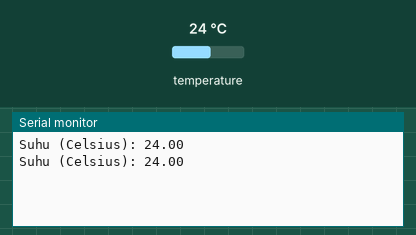
This sketch was run on a simulated Arduino Uno, built with avr-gcc and run on an emulated ATmega328P. On the bench: the last lines printed to the serial monitor. The test bench sets the inputs (shaded band); at power-on: temperature 24 °C.

Above: at 2.8 s.
2.9 s: temperature set to 12 °C
At 4.3 s:
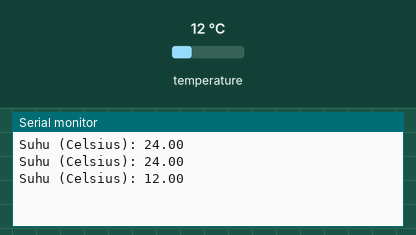
4.7 s: temperature set to 19 °C
At 4.7 s:
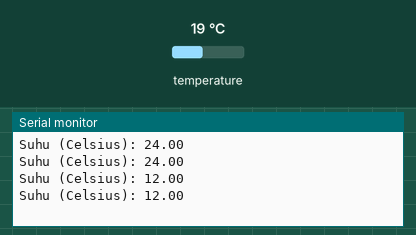
Timing chart, 0 to 7.7 s (numbered marks = the images above; inputs shaded):
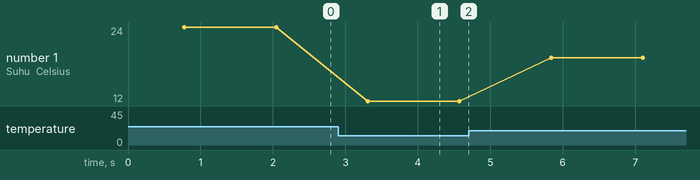

The sketch:

tesDS18.ino
```cpp
// Contoh pengukuran suhu dengan sensor DS18B20

#include "OneWire.h"
#include "DallasTemperature.h"

const byte PIN_DS18 = 3;
const byte SENSOR_PERTAMA = 0;

OneWire ds(PIN_DS18);
DallasTemperature sensor(&ds);

void setup()
{
  Serial.begin(9600);

  // Inisialisasi sensor
  sensor.begin();
}

void loop()
{
  sensor.requestTemperatures();
  float celsius = sensor.
    getTempCByIndex(SENSOR_PERTAMA);

  Serial.print("Suhu (Celsius): ");
  Serial.println(celsius);

  delay(500);
}
```

Measured:
- after the input at 2.9 s, the serial monitor: prints a new line after 0.41 s (image 1)
- plotted number 1: 24 → 12 after the input at 2.9 s, 12 → 19 after the input at 4.7 s
